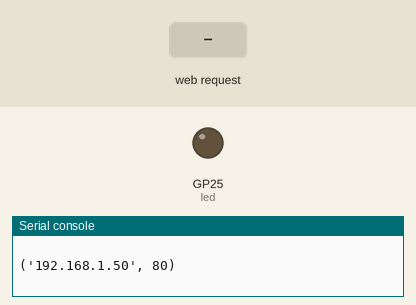
Bench run of a program on a simulated Raspberry Pi Pico running MicroPython. On the bench: output pins drawn as LEDs (lit = HIGH), the last lines printed to the serial console. Inputs (shaded band) come from the test bench. WiFi joins after 1.5 s.

Above: at 3.2 s.
3.3 s: HTTP request GET /light/on received
At 4.2 s:
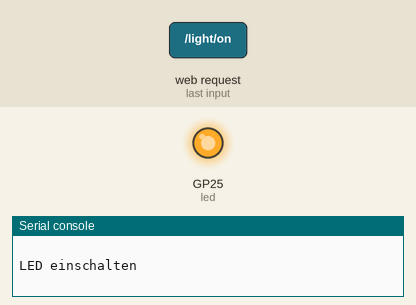
4.8 s: HTTP request GET /light/off received
At 5.3 s:
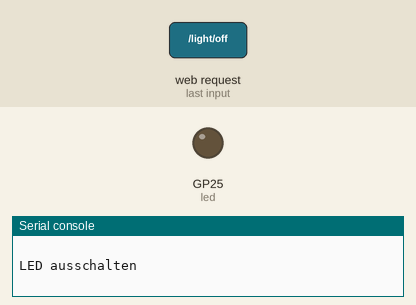
6.3 s: HTTP request GET /light/toggle received
At 7.7 s:
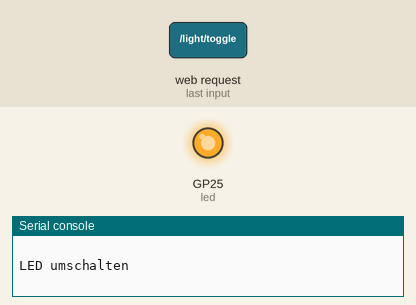
Timing chart, 0 to 9.3 s (numbered marks = the images above; inputs shaded):
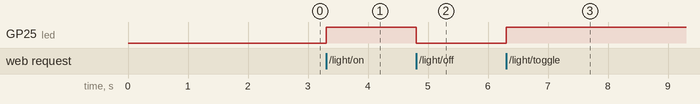

Measured:
- after the input at 3.3 s, GP25 (led): LOW → HIGH at once
- after the input at 4.8 s, GP25 (led): HIGH → LOW at once
- after the input at 6.3 s, GP25 (led): LOW → HIGH at once

The program:

webserver.py
```python
# Bibliotheken laden
import network
import machine
import socket
import rp2
import time

# Onboard-LED initialisieren
led = machine.Pin('LED', machine.Pin.OUT)

# WLAN-Konfiguration
wlanSSID = 'ssid'
wlanPW = 'password'
network.country('DE')

# HTML-Datei
html = """<!doctype html><html lang="en">
<head>
<meta charset="utf-8"><meta name="viewport" content="width=device-width, initial-scale=1">
<link rel="shortcut icon" href="data:">
<title>server_ctrl</title>
</head>
<body>
    <h1 align="center">webserver_test</h1>
    <form>
        <div>
            <input id="example" type="text" name="text" size="1" maxlength="2"/>

            <input id="example2" type="text" name="text" size="1" maxlength="2" />

        </div>
        <div>
            <input type="submit" value="Send" />
        </div>
    </form>
    </a>


    </body>
    </html>"""


# Funktion: WLAN-Verbindung
def wlanConnect():
    wlan = network.WLAN(network.STA_IF)
    if not wlan.isconnected():
        print('WLAN-Verbindung herstellen')
        wlan.config(pm=0xa11140)
        wlan.active(True)
        wlan.connect(wlanSSID, wlanPW)
        for i in range(10):
            if wlan.status() < 0 or wlan.status() >= 3:
                break
            print('.')
            time.sleep(1)
    if wlan.isconnected():
        print('WLAN-Verbindung hergestellt')
        netConfig = wlan.ifconfig()
        print('IPv4-Adresse:', netConfig[0])
        print()
        return netConfig[0]
    else:
        print('Keine WLAN-Verbindung')
        print('WLAN-Status:', wlan.status())
        print()
        return ''


# WLAN-Verbindung herstellen
ipv4 = wlanConnect()

# HTTP-Server starten
if ipv4 != '':
    addr = socket.getaddrinfo(ipv4, 80)[0][-1]
    server = socket.socket()
    server.setsockopt(socket.SOL_SOCKET, socket.SO_REUSEADDR, 1)
    server.bind(addr)
    server.listen(1)
    print(addr)
    print()

# Auf eingehende Verbindungen hören
while True:
    try:
        conn, addr = server.accept()
        # print('HTTP-Request von Client', addr)
        request = conn.recv(1024)
        # print('Request:', request)
        request = str(request)
        request = request.split()
        # print('URL:', request[1])
        # URL auswerten
        print(request[1])
        # if request[1].len() == 26:
        re1 = request[1][15:17]
        re2 = request[1][23:25]
        print(re1)
        print(re2)
        if request[1] == '/light/on':
            print('LED einschalten')
            led.value(1)
        elif request[1] == '/light/off':
            print('LED ausschalten')
            led.value(0)
        elif request[1] == '/light/toggle':
            print('LED umschalten')
            led.toggle()
        elif request[1] == "/light/t":
            print("t")
        # LED-Status auswerten
        # print('LED-Status:', led.value())
        state_is = ''
        if led.value() == 1:
            state_is += '<p align="center"><b>LED ist AN</b> <a href="off"><button>AUS</button></a></p>'
        if led.value() == 0:
            state_is += '<p align="center"><b>LED ist AUS</b> <a href="on"><button>ANagsdf</button></a></p>'

        # HTTP-Response erzeugen und senden
        response = html.replace('TEXT', state_is)

        conn.send('HTTP/1.0 200 OK\r\nContent-type: text/html\r\n\r\n')
        conn.send(response)
        conn.close()
        # print('HTTP-Response gesendet')
        print()
    except OSError as e:
        break
    except (KeyboardInterrupt):
        break
    except:
        pass

try:
    conn.close()
except NameError:
    pass
try:
    server.close()
except NameError:
    pass
print('Server beendet')
```
